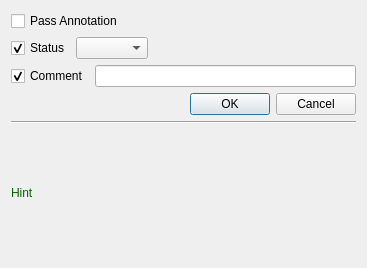
<?xml version="1.0" encoding="UTF-8"?>
<ui version="4.0">
 <class>ZFlyEmSplitUploadOptionDialog</class>
 <widget class="QDialog" name="ZFlyEmSplitUploadOptionDialog">
  <property name="geometry">
   <rect>
    <x>0</x>
    <y>0</y>
    <width>367</width>
    <height>268</height>
   </rect>
  </property>
  <property name="windowTitle">
   <string>Annotation Option</string>
  </property>
  <layout class="QVBoxLayout" name="verticalLayout">
   <item>
    <widget class="QCheckBox" name="autoAnnotationCheckBox">
     <property name="statusTip">
      <string>Pass current annotation to split parts</string>
     </property>
     <property name="text">
      <string>Pass Annotation</string>
     </property>
    </widget>
   </item>
   <item>
    <layout class="QHBoxLayout" name="horizontalLayout_2">
     <item>
      <widget class="QCheckBox" name="statusCheckBox">
       <property name="statusTip">
        <string>Check the box to set new status</string>
       </property>
       <property name="text">
        <string>Status</string>
       </property>
       <property name="checked">
        <bool>true</bool>
       </property>
      </widget>
     </item>
     <item>
      <widget class="QComboBox" name="statusComboBox"/>
     </item>
     <item>
      <spacer name="horizontalSpacer">
       <property name="orientation">
        <enum>Qt::Horizontal</enum>
       </property>
       <property name="sizeHint" stdset="0">
        <size>
         <width>40</width>
         <height>20</height>
        </size>
       </property>
      </spacer>
     </item>
    </layout>
   </item>
   <item>
    <layout class="QHBoxLayout" name="horizontalLayout">
     <item>
      <widget class="QCheckBox" name="commentCheckBox">
       <property name="statusTip">
        <string>Check the box to add new comment</string>
       </property>
       <property name="text">
        <string>Comment</string>
       </property>
       <property name="checked">
        <bool>true</bool>
       </property>
      </widget>
     </item>
     <item>
      <widget class="QLineEdit" name="commentLineEdit">
       <property name="statusTip">
        <string>Comment to be added to the annotation of the split parts</string>
       </property>
      </widget>
     </item>
    </layout>
   </item>
   <item>
    <widget class="QDialogButtonBox" name="buttonBox">
     <property name="orientation">
      <enum>Qt::Horizontal</enum>
     </property>
     <property name="standardButtons">
      <set>QDialogButtonBox::Cancel|QDialogButtonBox::Ok</set>
     </property>
    </widget>
   </item>
   <item>
    <widget class="Line" name="line">
     <property name="orientation">
      <enum>Qt::Horizontal</enum>
     </property>
    </widget>
   </item>
   <item>
    <widget class="QLabel" name="hintLabel">
     <property name="statusTip">
      <string>Hint: Annotation will be passed to the split parts if 'Pass Annotation' is on, but it's comment/status field will be replaced if 'Comment'/'Status' is on.</string>
     </property>
     <property name="text">
      <string>&lt;font color=&quot;DarkGreen&quot;&gt;Hint&lt;/font&gt;</string>
     </property>
     <property name="wordWrap">
      <bool>true</bool>
     </property>
    </widget>
   </item>
  </layout>
 </widget>
 <resources/>
 <connections>
  <connection>
   <sender>buttonBox</sender>
   <signal>accepted()</signal>
   <receiver>ZFlyEmSplitUploadOptionDialog</receiver>
   <slot>accept()</slot>
   <hints>
    <hint type="sourcelabel">
     <x>248</x>
     <y>254</y>
    </hint>
    <hint type="destinationlabel">
     <x>157</x>
     <y>274</y>
    </hint>
   </hints>
  </connection>
  <connection>
   <sender>buttonBox</sender>
   <signal>rejected()</signal>
   <receiver>ZFlyEmSplitUploadOptionDialog</receiver>
   <slot>reject()</slot>
   <hints>
    <hint type="sourcelabel">
     <x>316</x>
     <y>260</y>
    </hint>
    <hint type="destinationlabel">
     <x>286</x>
     <y>274</y>
    </hint>
   </hints>
  </connection>
 </connections>
</ui>
